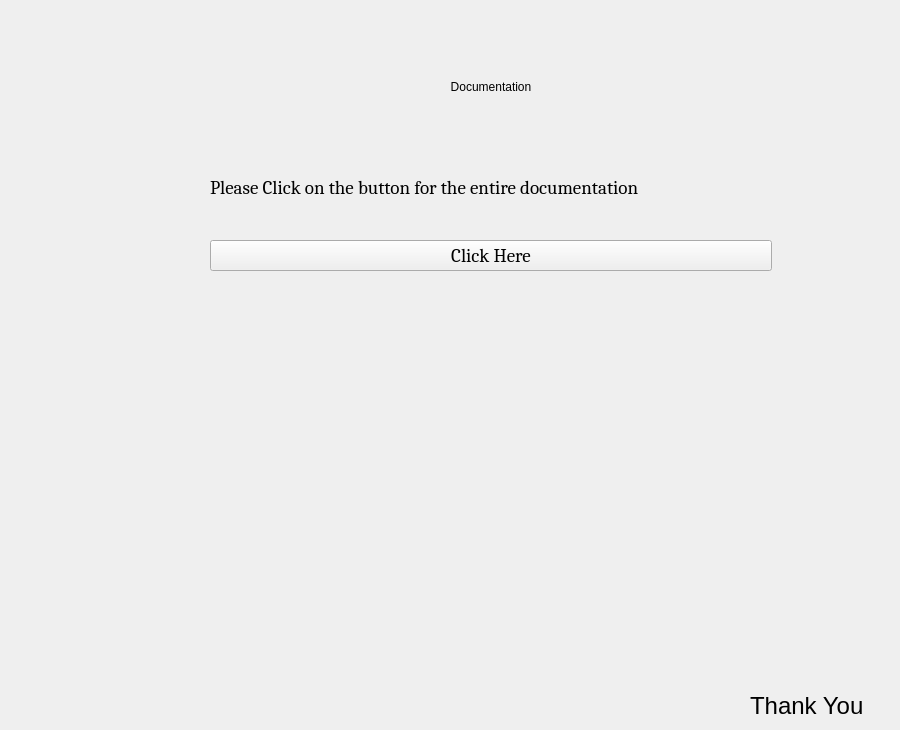
        <widget class="QWidget" name="page_12">
         <widget class="QWidget" name="layoutWidget">
          <property name="geometry">
           <rect>
            <x>210</x>
            <y>40</y>
            <width>562</width>
            <height>231</height>
           </rect>
          </property>
          <layout class="QVBoxLayout" name="verticalLayout_26">
           <item>
            <widget class="QLabel" name="label_12">
             <property name="text">
              <string>Documentation</string>
             </property>
             <property name="alignment">
              <set>Qt::AlignCenter</set>
             </property>
            </widget>
           </item>
           <item>
            <widget class="QLabel" name="label_44">
             <property name="font">
              <font>
               <family>Cambria</family>
               <pointsize>14</pointsize>
              </font>
             </property>
             <property name="text">
              <string>Please Click on the button for the entire documentation</string>
             </property>
            </widget>
           </item>
           <item>
            <widget class="QPushButton" name="pushButton_21">
             <property name="font">
              <font>
               <family>Cambria</family>
               <pointsize>14</pointsize>
              </font>
             </property>
             <property name="text">
              <string>Click Here</string>
             </property>
            </widget>
           </item>
          </layout>
         </widget>
         <widget class="QLabel" name="label_32">
          <property name="geometry">
           <rect>
            <x>750</x>
            <y>690</y>
            <width>141</width>
            <height>31</height>
           </rect>
          </property>
          <property name="font">
           <font>
            <pointsize>18</pointsize>
           </font>
          </property>
          <property name="text">
           <string>Thank You</string>
          </property>
         </widget>
        </widget>
